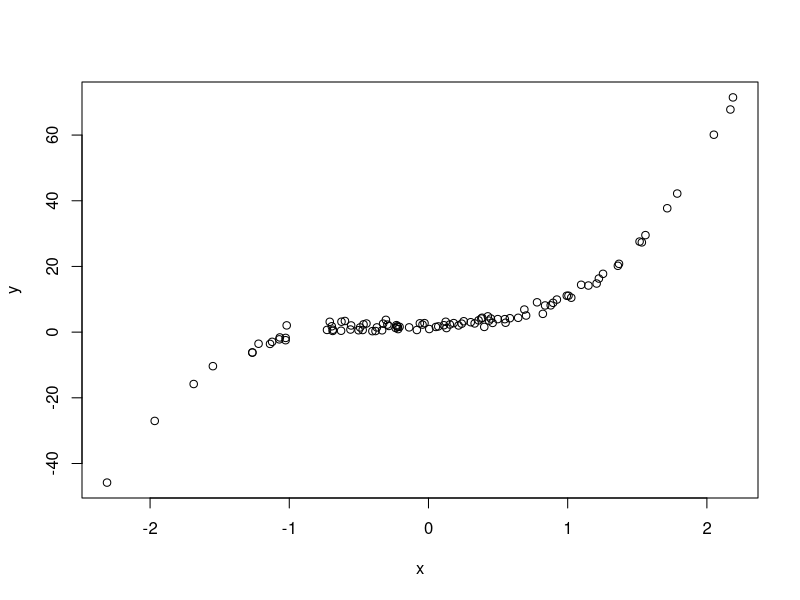
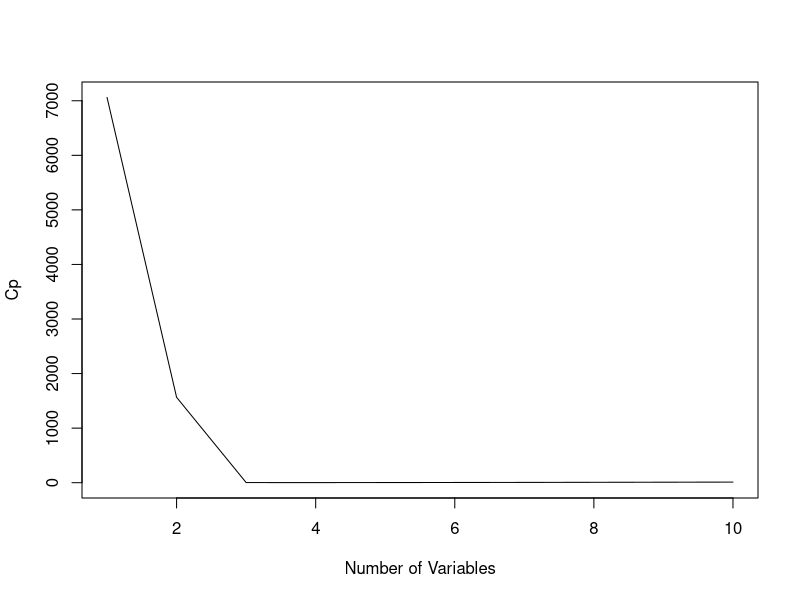
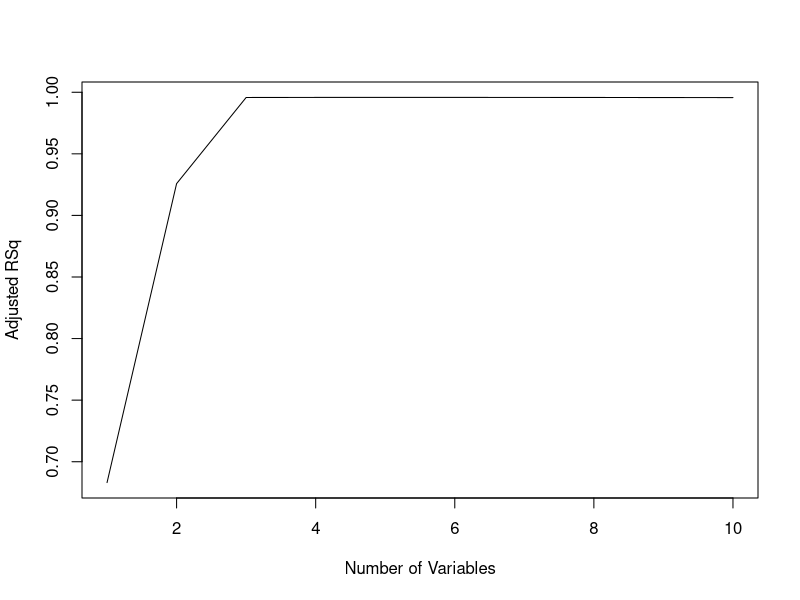
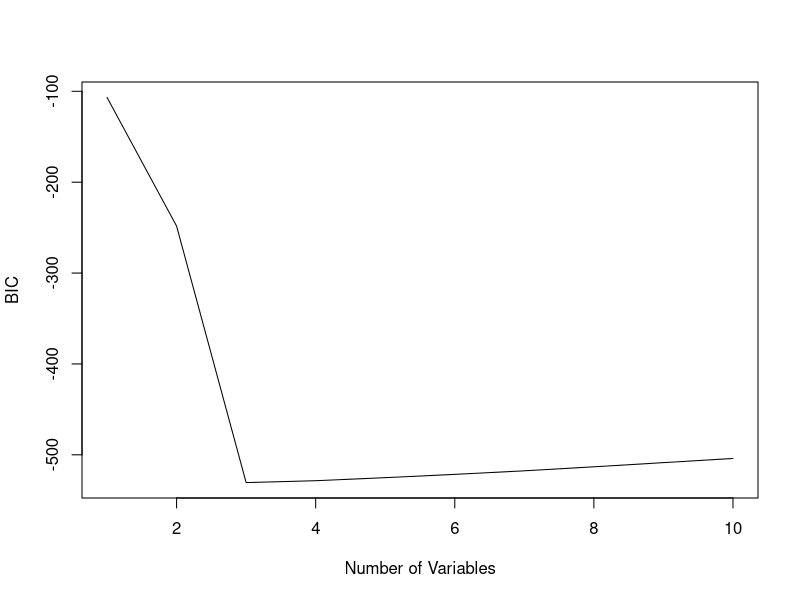
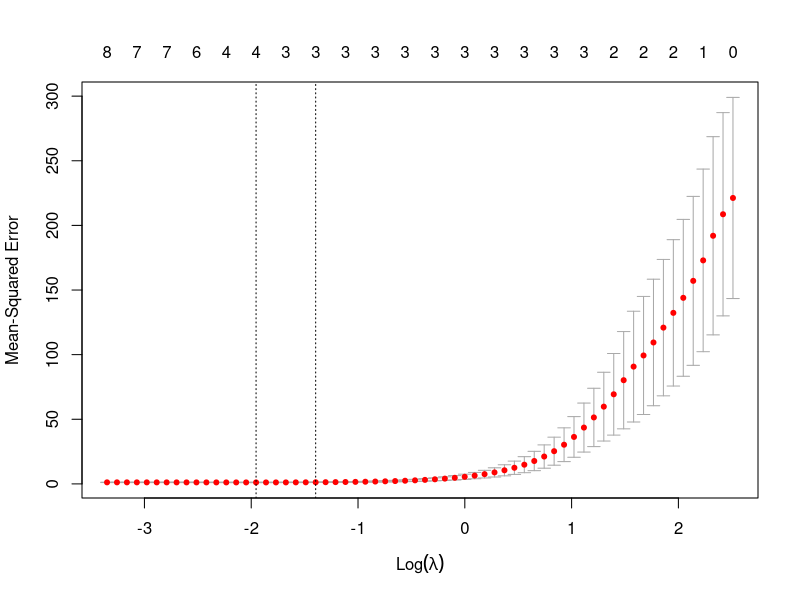
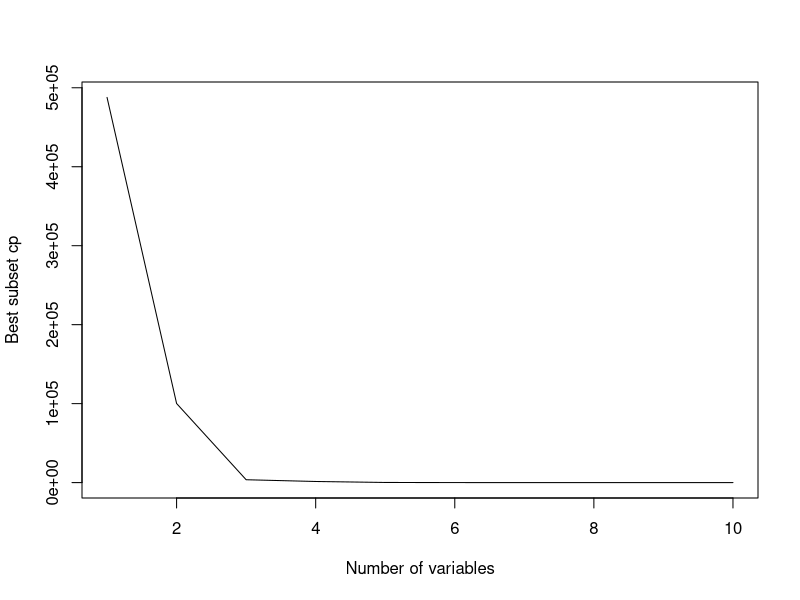
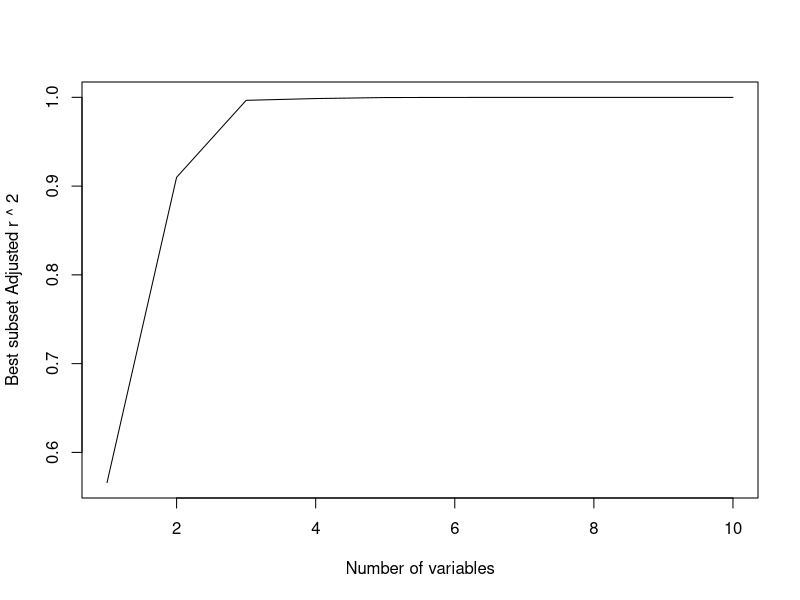
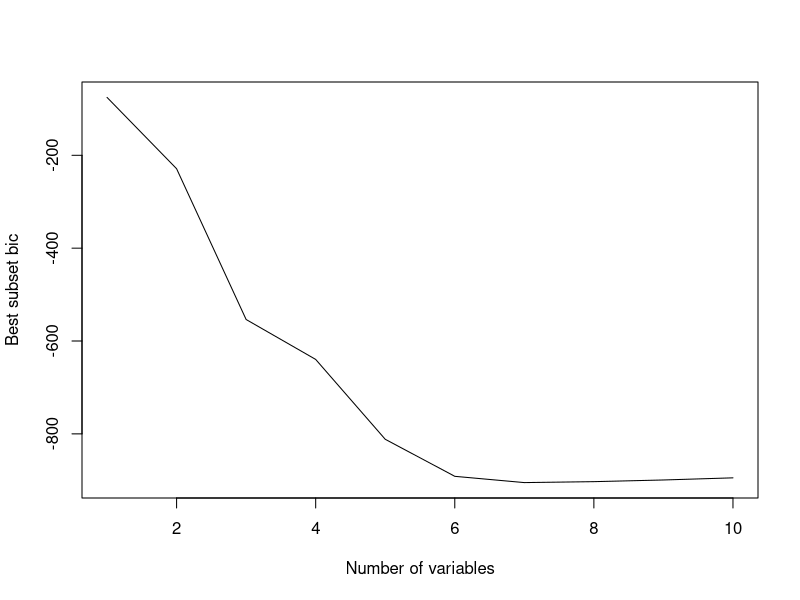

Generate these figures, in order, with R: (Note: this script raises an error after producing the figures.)
## ---- chunk 1
knitr::opts_chunk$set(echo = TRUE)
## ---- chunk 2
set.seed(123)
x <- rnorm(100)
epsilon <- rnorm(100)
## ---- chunk 3
y = 2 + x + 3 * x ^ 2 + 5 * x ^ 3 + epsilon
plot(x, y)
## ---- chunk 4
library(leaps)
reg_best <- regsubsets(y ~ poly(x, 10), data = data.frame(y, x), nvmax = 10)
regbest_summary <- summary(reg_best)

cp <- which.min(regbest_summary$cp)
plot(regbest_summary$cp, xlab = 'Number of Variables', ylab = 'Cp', type = 'l')

adjr2 <- which.max(regbest_summary$adjr2)
plot(regbest_summary$adjr2, xlab = 'Number of Variables', ylab = 'Adjusted RSq', type = 'l')

bic <- which.min(regbest_summary$bic)
plot(regbest_summary$bic, xlab = 'Number of Variables', ylab = 'BIC', type = 'l')

coef(reg_best, cp)
coef(reg_best, adjr2)
coef(reg_best, bic)
## ---- chunk 5
reg_fwd <- regsubsets(y ~ poly(x, 10), data = data.frame(y, x), nvmax = 10, method = 'forward')
reg_fwd_summary <- summary(reg_fwd)


reg_bwd <- regsubsets(y ~ poly(x, 10), data = data.frame(y, x), nvmax = 10, method = 'backward')
reg_bwd_summary <- summary(reg_bwd)

# Forward Cp, adjR^2 and BIC 
coef(reg_fwd, which.min(reg_fwd_summary$cp))
coef(reg_fwd, which.max(reg_fwd_summary$adjr2))
coef(reg_fwd, which.min(reg_fwd_summary$bic))

# Backward Cp, adjR^2 and BIC 
coef(reg_bwd, which.min(reg_bwd_summary$cp))
coef(reg_bwd, which.max(reg_bwd_summary$adjr2))
coef(reg_bwd, which.min(reg_bwd_summary$bic))
## ---- chunk 6
library(glmnet)
set.seed(123)

#grid <- 10 ^ seq(10, -2, length = 100)
lasso_mod <- cv.glmnet(poly(x, 10), y, alpha = 1)
best_lamd <- lasso_mod$lambda.min

plot(lasso_mod)
predict(lasso_mod, s = best_lamd, type = 'coefficients')
## ---- chunk 7
set.seed(123)
y2 = 5 + 2 * x ^ 7 + epsilon

best_subset_meth <- regsubsets(y2 ~ poly(x, 10), data = data.frame(y, x), nvmax = 10)

best_subset_summary <- summary(best_subset_meth)

cp_min <- which.min(best_subset_summary$cp)
adjr2_max <- which.max(best_subset_summary$adjr2)
bic_min <- which.min(best_subset_summary$bic)

plot(best_subset_summary$cp, xlab = 'Number of variables', ylab = 'Best subset cp', type = 'l')
plot(best_subset_summary$adjr2, xlab = 'Number of variables', ylab = 'Best subset Adjusted r ^ 2', type = 'l')
plot(best_subset_summary$bic, xlab = 'Number of variables', ylab = 'Best subset bic', type = 'l')

coef(best_subset_meth, cp_min)
coef(best_subset_meth, adjr2_max)
coef(best_subset_meth, bic_min)


# Lasso regression
lasso_y2 <- cv.glmnet(poly(x, 10), y2, alpha = 1)
best_lamd <- lasso_y2$lambda.min
plot(lasso_y2)

predict(lasso_y2, s = best_lamd, type = 'coefficients')
## ---- chunk 8
set.seed(123)
data("College")
trainIndex <- sample(1:nrow(College), nrow(College) * .5)
train <- College[trainIndex, ]
test <- College[-trainIndex, ]
## ---- chunk 9
set.seed(123)
lm_mod <- lm(Apps ~ ., data = train)
pred <- predict(lm_mod, newdata = test)
test_err <- mean((test$Apps - pred) ^ 2)
test_err
## ---- chunk 10
set.seed(123)
train_matrix <- model.matrix(Apps ~., data = train)[, -1]
test_matrix <- model.matrix(Apps ~ ., data = test)[, -1]

cv_ridge <- cv.glmnet(train_matrix, train$Apps, alpha = 0)
ridge_lambda <- cv_ridge$lambda.min

ridge_pred <- predict(cv_ridge, s = ridge_lambda, newx = test_matrix)

(ridge_err <- mean((test$Apps - ridge_pred) ^ 2))
## ---- chunk 11
set.seed(123)
cv_lasso <- cv.glmnet(train_matrix, train$Apps, alpha = 1)
lasso_lambda <- cv_lasso$lambda.min
lasso_pred <- predict(cv_lasso, s = lasso_lambda, newx = test_matrix)
(lasso_err <- mean((test$Apps - lasso_pred) ^ 2))

lasso_coef <- predict(cv_lasso, s = lasso_lambda, type = 'coefficients')[1:ncol(College), ]
length(lasso_coef[lasso_coef != 0])
## ---- chunk 12
set.seed(123)
library(pls)
pcr_mod <- pcr(Apps ~ ., data = train, scale = T, validation = 'CV')
summary(pcr_mod)
validationplot(pcr_mod, val.type = 'MSEP')
pcr_pred <- predict(pcr_mod, test, ncomp = 17)
(pcr_err <- mean((test$Apps - pcr_pred) ^ 2))
## ---- chunk 13
set.seed(123)
plsr_mod <- plsr(Apps ~ ., data = train, scale = T, validation = 'CV')
summary(plsr_mod)
validationplot(plsr_mod, val.type = 'MSEP')

plsr_pred <- predict(plsr_mod, test, ncomp = 14)
(plsr_errr <- mean((test$Apps - plsr_pred) ^ 2))
## ---- chunk 14
errs <- c(test_err, lasso_err, ridge_err, pcr_err, plsr_errr)
names(errs) <- c('lm', 'ridge', 'lasso', 'pcr', 'pls')
df <- data.frame(err = names(errs), value = errs)
plot(df$err, df$value)
## ---- chunk 15
set.seed(123)
epsilon <- rnorm(1000)
x <- matrix(rnorm(1000*20), ncol = 20)
betas <- sample(-5:5, 20, replace = T)
betas[c(2, 11, 18, 6)] <- 0

y <- x %*% betas + epsilon
## ---- chunk 16
trainIndex <- sample(1:1000, 100, replace = F)
x_train <- x[trainIndex,]
x_test <- x[-trainIndex,]

y_train <- y[trainIndex,]
y_test <- y[-trainIndex,]

train <- data.frame(y = y_train, x_train)
test <- data.frame(y = y_test, x_test)
## ---- chunk 17
set.seed(123)

predict_regsubsets = function (object, newdata, id ,...) {
  form = as.formula (object$call [[2]])
  mat = model.matrix(form, newdata)
  coefi = coef(object, id=id)
  xvars = names(coefi)
  mat[, xvars] %*% coefi
}

best_regfit <- regsubsets(y ~ ., data = train, nvmax = 20)

val_errs <- rep(NA, 20)
for (i in 1:20){
  coefi <- coef(best_subset_lm, id = i)
  best_pred <- predict_regsubsets(best_regfit, train, id = i)
  train_errs[i] <- mean((train$y - best_pred) ^ 2)
}

plot(1:20, train_errs, type = 'b', main = 'Training MSE', xlab = 'Number of predictors')
## ---- chunk 18
test_errs <- rep(NA, 20)
for (i in 1:20){
  coefi <- coef(best_subset_lm, id = i)
  best_pred <- predict_regsubsets(best_regfit, test, id = i)
  test_errs[i] <- mean((test$y - best_pred) ^ 2)
}

plot(1:20, test_errs, type = 'b', main = 'Test MSE', xlab = 'Number of predictors')

## ---- chunk 19
which.min(test_errs)
## ---- chunk 20
(best_coef <- coef(best_regfit, id = which.min(test_errs)))
## ---- chunk 21
library(MASS)
data(Boston)
set.seed(123)
trainIndex <- sample(1:nrow(Boston), nrow(Boston) * .5)

train <- Boston[trainIndex, ]
test <- Boston[-trainIndex, ]

train_matrix <- model.matrix(medv ~ ., data = train)[, -1]
test_matrix <- model.matrix(medv ~ ., data = test)[, -1]
## ---- chunk 22
library(glmnet)
set.seed(123)
# Ridge regression
regfit_ridge <- cv.glmnet(train_matrix, train$crim)
best_lamd <- regfit_ridge$lambda.min
ridge_pred <- predict(regfit_ridge, s = best_lamd, newx = test_matrix)

(ridge_err <- mean((test$crim - ridge_pred) ^ 2))
#predict(regfit_ridge, s = best_lamd, type = 'coefficients')


# Lasso regression
set.seed(123)
regfit_lasso <- cv.glmnet(train_matrix, train$crim, alpha = 1)
best_lamd <- regfit_lasso$lambda.min
lasso_pred <- predict(regfit_lasso, s = best_lamd, newx = test_matrix)

(lasso_err <- mean((test$crim - lasso_pred) ^ 2))
predict(regfit_lasso, type = 'coefficients', s = best_lamd)


# Forward selection
set.seed(123)
library(leaps)
regfit_fwd <- regsubsets(crim ~ ., data = train, nvmax = ncol(Boston) - 1, method = 'forward')

fwd_errs <- rep(NA, ncol(Boston) - 1)
for (i in 1:(ncol(Boston) - 1)){
  #coefi <- coef(regfit_fwd, id = i)
  fwd_pred <- predict(regfit_fwd, test, id = i)
  fwd_errs[i] <- mean((test$crim - fwd_pred) ^ 2)
}

plot(fwd_errs, type = 'b', main = 'Test MSE for forward selection', xlab = 'Number of predictors')


# Backward selection
regfit_bwd <- regsubsets(crim ~ ., data = train, nvmax = ncol(Boston) - 1, method = 'backward')

bwd_errs <- rep(NA, ncol(Boston) - 1)
for (i in 1:(ncol(Boston) - 1)){
  #coefi <- coef(regfit_fwd, id = i)
  bwd_pred <- predict(regfit_bwd, test, id = i)
  bwd_errs[i] <- mean((test$crim - bwd_pred) ^ 2)
}

# PLS method
set.seed(123)
library(pls)
pcr_mod <- pcr(crim ~ ., data = train, scale = T, validation = 'CV')
summary(pcr_mod)
validationplot(pcr_mod, val.type = 'MSEP')
pcr_pred <- predict(pcr_mod, test, ncomp = 13)
(pcr_err <- mean((test$crim - pcr_pred) ^ 2))

## ---- chunk 23
c(ridge_err, lasso_err, pcr_err)
